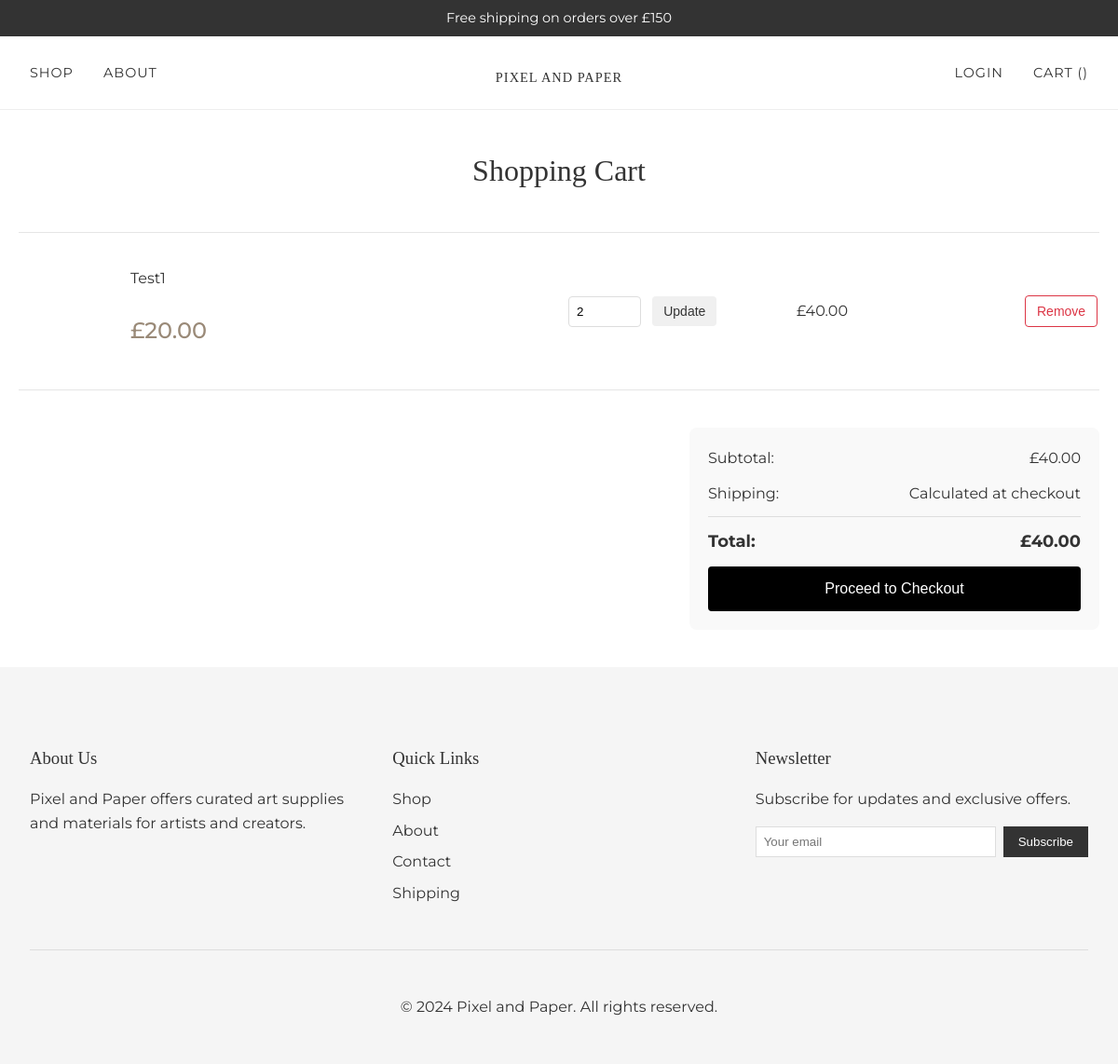
Page /cart/ on the earlier database version.
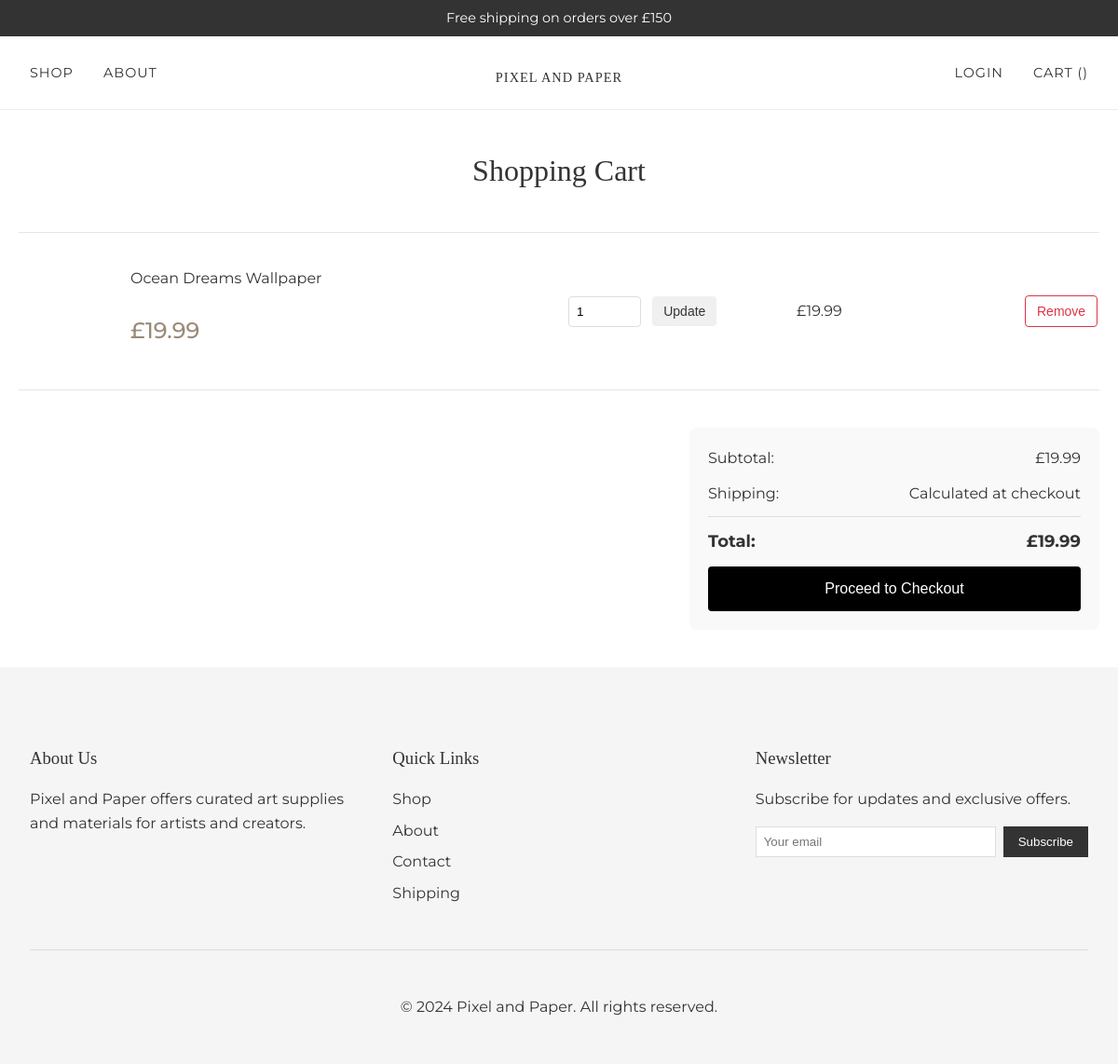
Same page on the later database version.
### cart/models.py (models this page shows)
class CartItem(models.Model):
    cart = models.ForeignKey(Cart, related_name='items', on_delete=models.CASCADE)
    product = models.ForeignKey(Product, on_delete=models.CASCADE)
    quantity = models.PositiveIntegerField(default=1)
    added_at = models.DateTimeField(auto_now_add=True)
    def get_subtotal(self):
        return self.product.price * self.quantity

### products/models.py (models this page shows, shortened)
class Product(models.Model):
    title = models.CharField(max_length=255)
    description = models.TextField()
    price = models.DecimalField(max_digits=6, decimal_places=2)
    file = models.FileField(upload_to='product_images')
    slug = models.SlugField(unique=True)
    category = models.CharField(max_length=100)
    image = models.ImageField(upload_to='product_images/', blank=True, null=True)

### cart/views.py (the view)
# urls.py: path('', views.cart_view, name='cart_view'),
def cart_view(request):
    cart = get_or_create_cart(request)
    context = {
        'cart': cart,
        'cart_items': cart.items.all(),
        'total': cart.get_total(),
    }
    return render(request, 'cart/cart.html', context)

### cart/context_processors.py (called while the page is built)
def cart_context(request):
    return {'cart': get_or_create_cart(request)}

### cart/models.py (called while the page is built)
    def get_total(self):
        return sum(item.get_subtotal() for item in self.items.all())

### cart/views.py (called while the page is built)
def get_or_create_cart(request):
    if request.user.is_authenticated:
        cart, created = Cart.objects.get_or_create(user=request.user)
    else:
        session_key = request.session.session_key
        if not session_key:
            request.session.create()
            session_key = request.session.session_key
        cart, created = Cart.objects.get_or_create(session_id=session_key)
    return cart

### templates/cart/cart.html (shortened to what this page needs)
{% extends 'base.html' %}
{% block content %}
<div class="cart-page">
    <h1>Shopping Cart</h1>
    {% if cart_items %}
        <div class="cart-items">
            {% for item in cart_items %}
            <div class="cart-item" id="cart-item-{{ item.id }}">
                <div class="item-details">
                    <h3>{{ item.product.title }}</h3>
                    <p class="price">£{{ item.product.price }}</p>
                </div>
                <div class="item-quantity">
                    <form class="update-quantity-form" data-item-id="{{ item.id }}">
                        <input type="number" name="quantity" value="{{ item.quantity }}" min="1" max="99">
                        <button type="submit" class="update-btn">Update</button>
                    </form>
                </div>
                <div class="item-subtotal">
                    £<span class="subtotal">{{ item.get_subtotal }}</span>
                </div>
                <div class="item-remove">
                    <form method="POST" action="{% url 'remove_from_cart' item.id %}">
                        <button type="submit" class="remove-btn">Remove</button>
                    </form>
                </div>
            </div>
            {% endfor %}
        </div>
        <div class="cart-summary">
            <div class="subtotal">
                <span>Subtotal:</span>
                <span>£{{ total }}</span>
            </div>
            <div class="shipping">
                <span>Shipping:</span>
                <span>Calculated at checkout</span>
            </div>
            <div class="total">
                <span>Total:</span>
                <span>£{{ total }}</span>
            </div>
            <button class="checkout-btn">Proceed to Checkout</button>
        </div>
    {% else %}
        <div class="empty-cart">
            <p>Your cart is empty</p>
            <a href="{% url 'product_list' %}" class="continue-shopping">Continue Shopping</a>
        </div>
    {% endif %}
</div>
{% endblock %}

Differences in the rows shown:
removed CartItem: product "Test1", product.price "20.00", quantity "2", get_subtotal "40.00"
added CartItem: product "Ocean Dreams Wallpaper", product.price "19.99", quantity "1", get_subtotal "19.99"
Other differences:
{{ total }}: "40.00" → "19.99"
